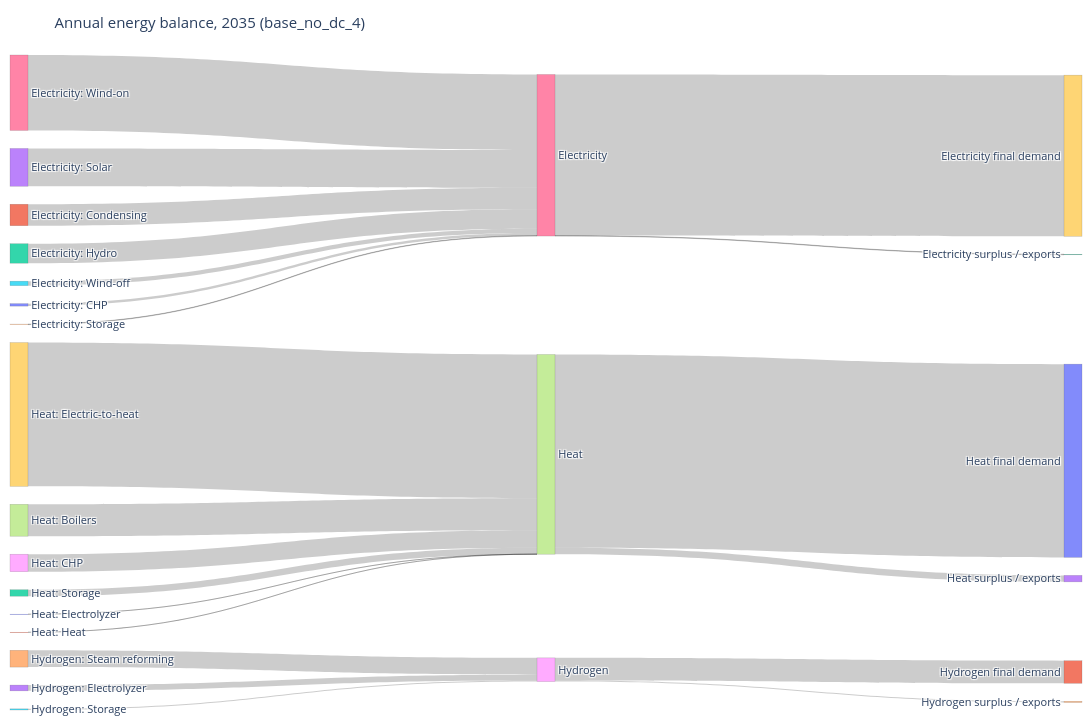

Notebook cell for this chart:
### Code cell
# 1.5 Annual energy-balance Sankey diagram (TWh)
# Technology groups feed carriers, which feed final demand.
SANKEY_YEAR = max(get("PRO_YCRAGF")["Year"])
sankey_carriers = ["ELECTRICITY", "HEAT", "HYDROGEN"]
sankey_names = {"ELECTRICITY": "Electricity", "HEAT": "Heat", "HYDROGEN": "Hydrogen"}

sankey_pro = get("PRO_YCRAGF").query("Year == @SANKEY_YEAR and Commodity in @sankey_carriers").copy()
sankey_pro["Source"] = tech_group(sankey_pro, unpack=True)
sankey_pro = sankey_pro.groupby(["Commodity", "Source"])["Value"].sum().reset_index()

sankey_dem = pd.concat([
    get("EL_DEMAND_YCR").assign(Commodity="ELECTRICITY"),
    get("H_DEMAND_YCRA").assign(Commodity="HEAT"),
    get("H2_DEMAND_YCR").assign(Commodity="HYDROGEN"),
], ignore_index=True).query("Year == @SANKEY_YEAR and Commodity in @sankey_carriers")
sankey_dem = sankey_dem.groupby("Commodity")["Value"].sum()

source_labels = [f"{row.Commodity.title()}: {row.Source}" for row in sankey_pro.itertuples()]
carrier_labels = [sankey_names[c] for c in sankey_carriers]
sink_labels = [f"{sankey_names[c]} final demand" for c in sankey_carriers]
labels = source_labels + carrier_labels + sink_labels
carrier_index = {c: len(source_labels) + i for i, c in enumerate(sankey_carriers)}
sink_index = {c: len(source_labels) + len(carrier_labels) + i for i, c in enumerate(sankey_carriers)}
source_index = {(row.Commodity, row.Source): i for i, row in enumerate(sankey_pro.itertuples())}

links = [(source_index[(row.Commodity, row.Source)], carrier_index[row.Commodity], row.Value) for row in sankey_pro.itertuples() if row.Value > 0]
for commodity in sankey_carriers:
    supply = sankey_pro.loc[sankey_pro["Commodity"] == commodity, "Value"].sum()
    demand_value = float(sankey_dem.get(commodity, 0))
    if demand_value > 0:
        links.append((carrier_index[commodity], sink_index[commodity], demand_value))
    residual = supply - demand_value
    if residual > 1e-9:
        labels.append(f"{sankey_names[commodity]} surplus / exports")
        links.append((carrier_index[commodity], len(labels) - 1, residual))
    elif residual < -1e-9:
        labels.append(f"{sankey_names[commodity]} net imports")
        links.append((len(labels) - 1, carrier_index[commodity], -residual))

fig = go.Figure(go.Sankey(
    arrangement="snap",
    node=dict(label=labels, pad=18, thickness=18, line=dict(color="rgba(80,80,80,0.35)", width=0.5)),
    link=dict(source=[x[0] for x in links], target=[x[1] for x in links], value=[x[2] for x in links]),
))
fig.update_layout(title=f"Annual energy balance, {SANKEY_YEAR} ({SCENARIO})", height=720, width=1250,
                  font=dict(size=11), margin=dict(l=10, r=10, t=55, b=10))
fig.show()

### Figure 1 — Plotly figure (JSON) as saved in the notebook; plotly's stock layout.template omitted (floating-point values rounded to 4 significant figures)
{"data": [{"arrangement": "snap", "link": {"source": [0, 1, 2, 3, 4, 5, 6, 7, 8, 9, 10, 11, 12, 13, 14, 15, 16, 16, 17, 17, 18, 18], "target": [16, 16, 16, 16, 16, 16, 16, 17, 17, 17, 17, 17, 17, 18, 18, 18, 19, 22, 20, 23, 21, 24], "value": [78.8, 681.0, 617.6, 1198.0, 14.41, 140.7, 2392.0, 1011.0, 555.6, 4558.0, 1.342, 1.092, 204.9, 182.9, 532.9, 36.25, 5108.0, 14.41, 6126.0, 204.9, 715.7, 36.25]}, "node": {"label": ["Electricity: CHP", "Electricity: Condensing", "Electricity: Hydro", "Electricity: Solar", "Electricity: Storage", "Electricity: Wind-off", "Electricity: Wind-on", "Heat: Boilers", "Heat: CHP", "Heat: Electric-to-heat", "Heat: Electrolyzer", "Heat: Heat", "Heat: Storage", "Hydrogen: Electrolyzer", "Hydrogen: Steam reforming", "Hydrogen: Storage", "Electricity", "Heat", "Hydrogen", "Electricity final demand", "Heat final demand", "Hydrogen final demand", "Electricity surplus / exports", "Heat surplus / exports", "Hydrogen surplus / exports"], "line": {"color": "rgba(80,80,80,0.35)", "width": 0.5}, "pad": 18, "thickness": 18}, "type": "sankey"}], "layout": {"font": {"size": 11}, "height": 720, "margin": {"b": 10, "l": 10, "r": 10, "t": 55}, "title": {"text": "Annual energy balance, 2035 (base_no_dc_4)"}, "width": 1250}}
